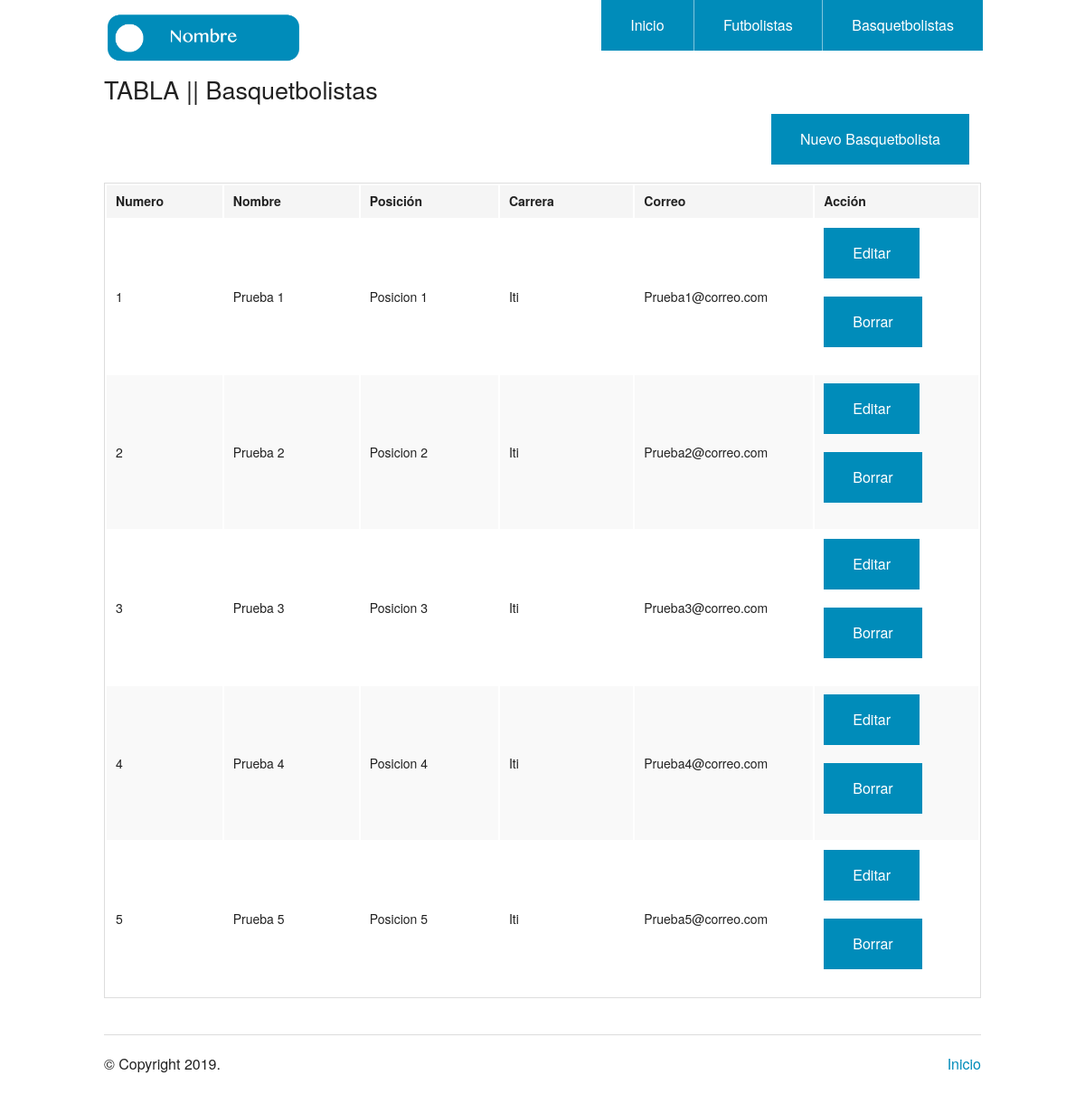
/basket.php, run on the app's committed database.
### tables this page shows
CREATE TABLE `basquetbolistas` (
  `id` int(11) NOT NULL,
  `nombre` varchar(30) NOT NULL,
  `posicion` varchar(30) NOT NULL,
  `carrera` varchar(30) NOT NULL,
  `email` varchar(30) NOT NULL
);

### conexion.php (called while the page is built, shortened)
<?php
class Database{
  private $bd ='TecWeb';
  private $servidor='localhost';
  private $usuario='root';
  private $contrasena='';
  public function connect_db(){
    $this->conexion=mysqli_connect($this->servidor, $this->usuario,$this->contrasena,$this->bd);
  }
  function selectEspecial($conexion,$query){
    $resultado = mysqli_query($conexion,$query) or die('Error al ejecutar la consulta');
    if(mysqli_num_rows($resultado)==0){
      return false;
    }else{
      return $resultado;
    }
  }
}
 ?>

### basket.php (the view, shortened to what this page needs)
<?php
require("conexion.php");
$bd=new Database();
?>
<!doctype html>
<html class="no-js" lang="en">
  <head>
    <link rel="stylesheet" href="./css/foundation.css" />
  </head>
  <body>
    <?php require_once('header.php'); ?>
    <div class="row">
      <div class="large-12 columns">
        <h3>TABLA || Basquetbolistas</h3>
        <div class="section-container tabs" data-section>
          <div class="large-12 columns">
        <ul class="right button-group">
          <li><a href="./basket_add.php" class="button">Nuevo Basquetbolista</a></li>
        </ul>
      </div>
          <section class="section">
            <div class="content" data-slug="panel1">
              <div class="row">
              </div>
              <table>
                <thead>
                  <tr>
                    <th width="200">Numero</th>
                    <th width="250">Nombre</th>
                    <th width="250">Posición</th>
                    <th width="250">Carrera</th>
                    <th width="250">Correo</th>
                    <th width="250">Acción</th>
                  </tr>
                </thead>
                <tbody>
                  <?php
                      $query = "select * from basquetbolistas;";
                      $res = $bd->selectEspecial($bd->conexion,$query);
                      foreach ($res as $data) {
                        echo "<tr>";
                        echo "<td>".$data["id"]."</td>";
                        echo "<td>".$data["nombre"]."</td>";
                        echo "<td>".$data["posicion"]."</td>";
                        echo "<td>".$data["carrera"]."</td>";
                        echo "<td>".$data["email"]."</td>";
                        echo "<td>
                                <div class=\"btn-group\">
                                  <a  href=\"basket_editar.php?id=".utf8_encode($data["id"])."\" class=\"button\"> Editar </a>
                                  <a  href=# class=\"button\" onclick=\"confirmar(".$data["id"].")\"> Borrar </a>
                                </div>
                              </td>";
                      }
                  ?>
                </tbody>
              </table>
            </div>
          </section>
        </div>
      </div>
    </div>
    <?php require_once('footer.php'); ?>

### data on the page
basquetbolistas: id "1", nombre "Prueba 1", posicion "Posicion 1", carrera "Iti", email "Prueba1@correo.com"
basquetbolistas: id "2", nombre "Prueba 2", posicion "Posicion 2", carrera "Iti", email "Prueba2@correo.com"
basquetbolistas: id "3", nombre "Prueba 3", posicion "Posicion 3", carrera "Iti", email "Prueba3@correo.com"
basquetbolistas: id "4", nombre "Prueba 4", posicion "Posicion 4", carrera "Iti", email "Prueba4@correo.com"
basquetbolistas: id "5", nombre "Prueba 5", posicion "Posicion 5", carrera "Iti", email "Prueba5@correo.com"
